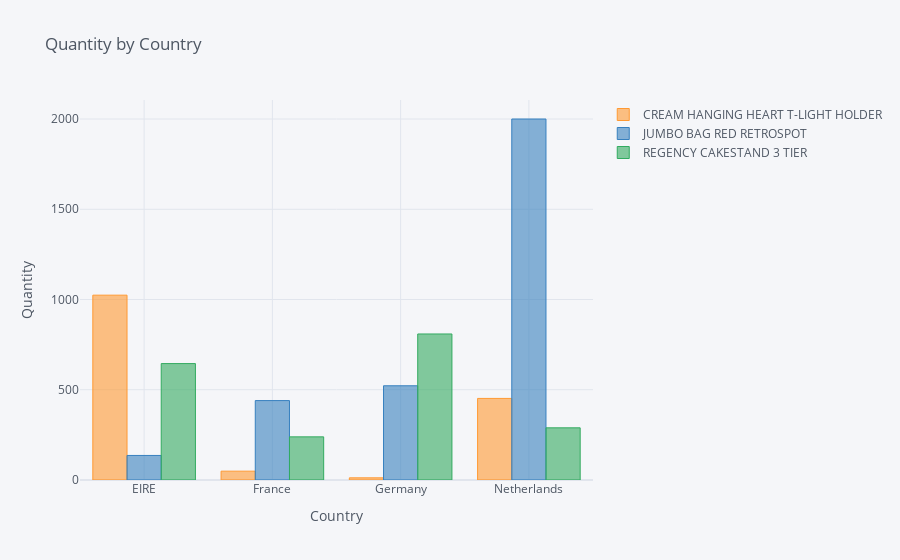

Notebook code for this chart:
### Markdown cell above
## 4. Create a set of interactive histograms showing the distributions of quantity per invoice for the following countries: EIRE, Germany, France, and Netherlands.

### Code cell
prod_lst=['JUMBO BAG RED RETROSPOT', 
          'CREAM HANGING HEART T-LIGHT HOLDER',
          'REGENCY CAKESTAND 3 TIER']

country_lst=['France','EIRE','Germany','Netherlands']

data=df.loc[df.Description.isin(prod_lst)]
data=data.loc[data.Country.isin(country_lst)]



data=data.pivot_table(values='Quantity', columns='Description',
                      index='Country', aggfunc='sum')

data.reset_index(inplace=True)


data.iplot(kind='bar', x='Country', title='Quantity by Country',
          xTitle='Country', yTitle='Quantity')

### Figure 1 — Plotly figure (JSON) as saved in the notebook; plotly's stock layout.template omitted (floating-point values rounded to 4 significant figures)
{"data": [{"marker": {"color": "rgba(255, 153, 51, 0.6)", "line": {"color": "rgba(255, 153, 51, 1.0)", "width": 1}}, "name": "CREAM HANGING HEART T-LIGHT HOLDER", "orientation": "v", "text": "", "type": "bar", "x": ["EIRE", "France", "Germany", "Netherlands"], "y": [1024, 49, 12, 452]}, {"marker": {"color": "rgba(55, 128, 191, 0.6)", "line": {"color": "rgba(55, 128, 191, 1.0)", "width": 1}}, "name": "JUMBO BAG RED RETROSPOT", "orientation": "v", "text": "", "type": "bar", "x": ["EIRE", "France", "Germany", "Netherlands"], "y": [136, 440, 522, 2000]}, {"marker": {"color": "rgba(50, 171, 96, 0.6)", "line": {"color": "rgba(50, 171, 96, 1.0)", "width": 1}}, "name": "REGENCY CAKESTAND 3 TIER", "orientation": "v", "text": "", "type": "bar", "x": ["EIRE", "France", "Germany", "Netherlands"], "y": [645, 239, 809, 289]}], "layout": {"legend": {"bgcolor": "#F5F6F9", "font": {"color": "#4D5663"}}, "paper_bgcolor": "#F5F6F9", "plot_bgcolor": "#F5F6F9", "title": {"font": {"color": "#4D5663"}, "text": "Quantity by Country"}, "xaxis": {"gridcolor": "#E1E5ED", "showgrid": true, "tickfont": {"color": "#4D5663"}, "title": {"font": {"color": "#4D5663"}, "text": "Country"}, "zerolinecolor": "#E1E5ED"}, "yaxis": {"gridcolor": "#E1E5ED", "showgrid": true, "tickfont": {"color": "#4D5663"}, "title": {"font": {"color": "#4D5663"}, "text": "Quantity"}, "zerolinecolor": "#E1E5ED"}}}
